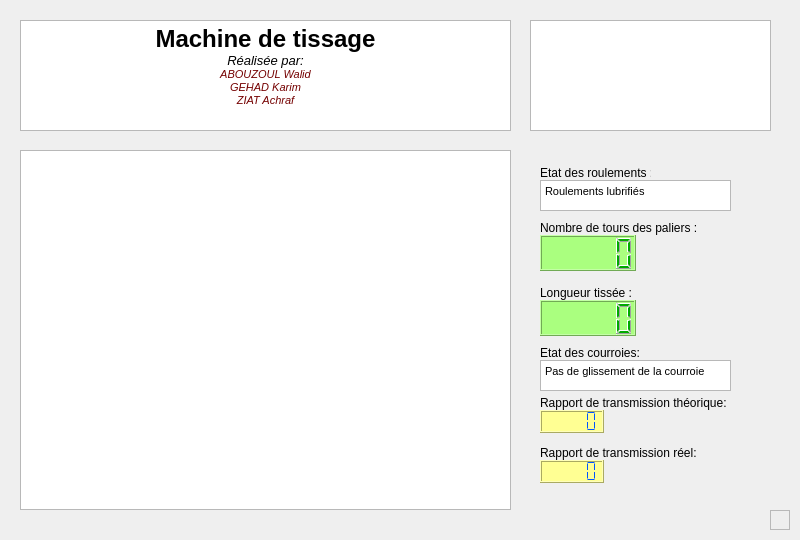
<?xml version="1.0" encoding="UTF-8"?>
<ui version="4.0">
 <class>Widget</class>
 <widget class="QWidget" name="Widget">
  <property name="geometry">
   <rect>
    <x>0</x>
    <y>0</y>
    <width>800</width>
    <height>540</height>
   </rect>
  </property>
  <property name="sizePolicy">
   <sizepolicy hsizetype="Minimum" vsizetype="Preferred">
    <horstretch>0</horstretch>
    <verstretch>0</verstretch>
   </sizepolicy>
  </property>
  <property name="windowTitle">
   <string>Machine de tissage</string>
  </property>
  <property name="windowIcon">
   <iconset>
    <normaloff>../../../docs/Interface/QT/Ressources/loom-network-loom4991.jpg</normaloff>../../../docs/Interface/QT/Ressources/loom-network-loom4991.jpg</iconset>
  </property>
  <widget class="PlotWidget" name="graph">
   <property name="geometry">
    <rect>
     <x>20</x>
     <y>150</y>
     <width>491</width>
     <height>360</height>
    </rect>
   </property>
   <property name="styleSheet">
    <string notr="true"/>
   </property>
  </widget>
  <widget class="QLabel" name="labelValeurBrute_2">
   <property name="geometry">
    <rect>
     <x>540</x>
     <y>285</y>
     <width>101</width>
     <height>16</height>
    </rect>
   </property>
   <property name="text">
    <string>Longueur tissée :</string>
   </property>
  </widget>
  <widget class="QTextEdit" name="title_2">
   <property name="geometry">
    <rect>
     <x>530</x>
     <y>20</y>
     <width>241</width>
     <height>111</height>
    </rect>
   </property>
   <property name="html">
    <string>&lt;!DOCTYPE HTML PUBLIC &quot;-//W3C//DTD HTML 4.0//EN&quot; &quot;http://www.w3.org/TR/REC-html40/strict.dtd&quot;&gt;
&lt;html&gt;&lt;head&gt;&lt;meta name=&quot;qrichtext&quot; content=&quot;1&quot; /&gt;&lt;style type=&quot;text/css&quot;&gt;
p, li { white-space: pre-wrap; }
&lt;/style&gt;&lt;/head&gt;&lt;body style=&quot; font-family:'MS Shell Dlg 2'; font-size:8.1pt; font-weight:400; font-style:normal;&quot;&gt;
&lt;p style=&quot;-qt-paragraph-type:empty; margin-top:0px; margin-bottom:0px; margin-left:0px; margin-right:0px; -qt-block-indent:0; text-indent:0px; font-family:'Segoe UI'; font-size:9pt;&quot;&gt;&lt;br /&gt;&lt;/p&gt;
&lt;p style=&quot;-qt-paragraph-type:empty; margin-top:0px; margin-bottom:0px; margin-left:0px; margin-right:0px; -qt-block-indent:0; text-indent:0px; font-family:'Segoe UI'; font-size:9pt;&quot;&gt;&lt;br /&gt;&lt;/p&gt;&lt;/body&gt;&lt;/html&gt;</string>
   </property>
  </widget>
  <widget class="QTextEdit" name="title">
   <property name="geometry">
    <rect>
     <x>20</x>
     <y>20</y>
     <width>491</width>
     <height>111</height>
    </rect>
   </property>
   <property name="autoFillBackground">
    <bool>false</bool>
   </property>
   <property name="html">
    <string>&lt;!DOCTYPE HTML PUBLIC &quot;-//W3C//DTD HTML 4.0//EN&quot; &quot;http://www.w3.org/TR/REC-html40/strict.dtd&quot;&gt;
&lt;html&gt;&lt;head&gt;&lt;meta name=&quot;qrichtext&quot; content=&quot;1&quot; /&gt;&lt;style type=&quot;text/css&quot;&gt;
p, li { white-space: pre-wrap; }
&lt;/style&gt;&lt;/head&gt;&lt;body style=&quot; font-family:'MS Shell Dlg 2'; font-size:8.1pt; font-weight:400; font-style:normal;&quot;&gt;
&lt;p align=&quot;center&quot; style=&quot; margin-top:0px; margin-bottom:0px; margin-left:0px; margin-right:0px; -qt-block-indent:0; text-indent:0px;&quot;&gt;&lt;span style=&quot; font-family:'Segoe UI'; font-size:18pt; font-weight:696;&quot;&gt;Machine de tissage&lt;/span&gt;&lt;/p&gt;
&lt;p align=&quot;center&quot; style=&quot; margin-top:0px; margin-bottom:0px; margin-left:0px; margin-right:0px; -qt-block-indent:0; text-indent:0px;&quot;&gt;&lt;span style=&quot; font-family:'Segoe UI'; font-size:10pt; font-style:italic;&quot;&gt;Réalisée par:&lt;/span&gt;&lt;/p&gt;
&lt;p align=&quot;center&quot; style=&quot; margin-top:0px; margin-bottom:0px; margin-left:0px; margin-right:0px; -qt-block-indent:0; text-indent:0px;&quot;&gt;&lt;span style=&quot; font-family:'Segoe UI'; font-size:8pt; font-style:italic; color:#740000;&quot;&gt;ABOUZOUL Walid&lt;/span&gt;&lt;/p&gt;
&lt;p align=&quot;center&quot; style=&quot; margin-top:0px; margin-bottom:0px; margin-left:0px; margin-right:0px; -qt-block-indent:0; text-indent:0px;&quot;&gt;&lt;span style=&quot; font-family:'Segoe UI'; font-size:8pt; font-style:italic; color:#740000;&quot;&gt;GEHAD Karim&lt;/span&gt;&lt;/p&gt;
&lt;p align=&quot;center&quot; style=&quot; margin-top:0px; margin-bottom:0px; margin-left:0px; margin-right:0px; -qt-block-indent:0; text-indent:0px;&quot;&gt;&lt;span style=&quot; font-family:'Segoe UI'; font-size:8pt; font-style:italic; color:#740000;&quot;&gt;ZIAT Achraf&lt;/span&gt;&lt;/p&gt;&lt;/body&gt;&lt;/html&gt;</string>
   </property>
  </widget>
  <widget class="QLCDNumber" name="lcdNumberValeurBrute">
   <property name="geometry">
    <rect>
     <x>540</x>
     <y>235</y>
     <width>96</width>
     <height>36</height>
    </rect>
   </property>
   <property name="styleSheet">
    <string notr="true">background-color: rgb(170, 255, 127);
color: rgb(0, 170, 0);</string>
   </property>
   <property name="smallDecimalPoint">
    <bool>false</bool>
   </property>
  </widget>
  <widget class="QLabel" name="labelUnite">
   <property name="geometry">
    <rect>
     <x>540</x>
     <y>165</y>
     <width>111</width>
     <height>16</height>
    </rect>
   </property>
   <property name="text">
    <string>Etat des roulements :</string>
   </property>
  </widget>
  <widget class="QTextBrowser" name="textBrowser">
   <property name="geometry">
    <rect>
     <x>540</x>
     <y>180</y>
     <width>191</width>
     <height>31</height>
    </rect>
   </property>
   <property name="html">
    <string>&lt;!DOCTYPE HTML PUBLIC &quot;-//W3C//DTD HTML 4.0//EN&quot; &quot;http://www.w3.org/TR/REC-html40/strict.dtd&quot;&gt;
&lt;html&gt;&lt;head&gt;&lt;meta name=&quot;qrichtext&quot; content=&quot;1&quot; /&gt;&lt;style type=&quot;text/css&quot;&gt;
p, li { white-space: pre-wrap; }
&lt;/style&gt;&lt;/head&gt;&lt;body style=&quot; font-family:'MS Shell Dlg 2'; font-size:8.1pt; font-weight:400; font-style:normal;&quot;&gt;
&lt;p style=&quot; margin-top:0px; margin-bottom:0px; margin-left:0px; margin-right:0px; -qt-block-indent:0; text-indent:0px;&quot;&gt;&lt;span style=&quot; font-family:'Segoe UI'; font-size:8pt;&quot;&gt;Roulements lubrifiés&lt;/span&gt;&lt;/p&gt;&lt;/body&gt;&lt;/html&gt;</string>
   </property>
  </widget>
  <widget class="QLCDNumber" name="lcdNumberValeurBrute_2">
   <property name="geometry">
    <rect>
     <x>540</x>
     <y>300</y>
     <width>96</width>
     <height>36</height>
    </rect>
   </property>
   <property name="styleSheet">
    <string notr="true">background-color: rgb(170, 255, 127);
color: rgb(0, 170, 0);</string>
   </property>
   <property name="smallDecimalPoint">
    <bool>false</bool>
   </property>
  </widget>
  <widget class="QLabel" name="labelLubrification">
   <property name="geometry">
    <rect>
     <x>540</x>
     <y>220</y>
     <width>161</width>
     <height>16</height>
    </rect>
   </property>
   <property name="text">
    <string>Nombre de tours des paliers :</string>
   </property>
  </widget>
  <widget class="QFrame" name="frame">
   <property name="geometry">
    <rect>
     <x>770</x>
     <y>510</y>
     <width>20</width>
     <height>20</height>
    </rect>
   </property>
   <property name="maximumSize">
    <size>
     <width>20</width>
     <height>20</height>
    </size>
   </property>
   <property name="palette">
    <palette>
     <active>
      <colorrole role="WindowText">
       <brush brushstyle="SolidPattern">
        <color alpha="255">
         <red>255</red>
         <green>255</green>
         <blue>255</blue>
        </color>
       </brush>
      </colorrole>
      <colorrole role="Button">
       <brush brushstyle="SolidPattern">
        <color alpha="255">
         <red>43</red>
         <green>43</green>
         <blue>43</blue>
        </color>
       </brush>
      </colorrole>
      <colorrole role="Light">
       <brush brushstyle="SolidPattern">
        <color alpha="255">
         <red>64</red>
         <green>64</green>
         <blue>64</blue>
        </color>
       </brush>
      </colorrole>
      <colorrole role="Midlight">
       <brush brushstyle="SolidPattern">
        <color alpha="255">
         <red>53</red>
         <green>53</green>
         <blue>53</blue>
        </color>
       </brush>
      </colorrole>
      <colorrole role="Dark">
       <brush brushstyle="SolidPattern">
        <color alpha="255">
         <red>21</red>
         <green>21</green>
         <blue>21</blue>
        </color>
       </brush>
      </colorrole>
      <colorrole role="Mid">
       <brush brushstyle="SolidPattern">
        <color alpha="255">
         <red>29</red>
         <green>29</green>
         <blue>29</blue>
        </color>
       </brush>
      </colorrole>
      <colorrole role="Text">
       <brush brushstyle="SolidPattern">
        <color alpha="255">
         <red>255</red>
         <green>255</green>
         <blue>255</blue>
        </color>
       </brush>
      </colorrole>
      <colorrole role="BrightText">
       <brush brushstyle="SolidPattern">
        <color alpha="255">
         <red>255</red>
         <green>255</green>
         <blue>255</blue>
        </color>
       </brush>
      </colorrole>
      <colorrole role="ButtonText">
       <brush brushstyle="SolidPattern">
        <color alpha="255">
         <red>255</red>
         <green>255</green>
         <blue>255</blue>
        </color>
       </brush>
      </colorrole>
      <colorrole role="Base">
       <brush brushstyle="SolidPattern">
        <color alpha="255">
         <red>0</red>
         <green>0</green>
         <blue>0</blue>
        </color>
       </brush>
      </colorrole>
      <colorrole role="Window">
       <brush brushstyle="SolidPattern">
        <color alpha="255">
         <red>43</red>
         <green>43</green>
         <blue>43</blue>
        </color>
       </brush>
      </colorrole>
      <colorrole role="Shadow">
       <brush brushstyle="SolidPattern">
        <color alpha="255">
         <red>0</red>
         <green>0</green>
         <blue>0</blue>
        </color>
       </brush>
      </colorrole>
      <colorrole role="AlternateBase">
       <brush brushstyle="SolidPattern">
        <color alpha="255">
         <red>21</red>
         <green>21</green>
         <blue>21</blue>
        </color>
       </brush>
      </colorrole>
      <colorrole role="ToolTipBase">
       <brush brushstyle="SolidPattern">
        <color alpha="255">
         <red>255</red>
         <green>255</green>
         <blue>220</blue>
        </color>
       </brush>
      </colorrole>
      <colorrole role="ToolTipText">
       <brush brushstyle="SolidPattern">
        <color alpha="255">
         <red>0</red>
         <green>0</green>
         <blue>0</blue>
        </color>
       </brush>
      </colorrole>
      <colorrole role="PlaceholderText">
       <brush brushstyle="NoBrush">
        <color alpha="128">
         <red>255</red>
         <green>255</green>
         <blue>255</blue>
        </color>
       </brush>
      </colorrole>
     </active>
     <inactive>
      <colorrole role="WindowText">
       <brush brushstyle="SolidPattern">
        <color alpha="255">
         <red>0</red>
         <green>0</green>
         <blue>0</blue>
        </color>
       </brush>
      </colorrole>
      <colorrole role="Button">
       <brush brushstyle="SolidPattern">
        <color alpha="255">
         <red>240</red>
         <green>240</green>
         <blue>240</blue>
        </color>
       </brush>
      </colorrole>
      <colorrole role="Light">
       <brush brushstyle="SolidPattern">
        <color alpha="255">
         <red>255</red>
         <green>255</green>
         <blue>255</blue>
        </color>
       </brush>
      </colorrole>
      <colorrole role="Midlight">
       <brush brushstyle="SolidPattern">
        <color alpha="255">
         <red>227</red>
         <green>227</green>
         <blue>227</blue>
        </color>
       </brush>
      </colorrole>
      <colorrole role="Dark">
       <brush brushstyle="SolidPattern">
        <color alpha="255">
         <red>160</red>
         <green>160</green>
         <blue>160</blue>
        </color>
       </brush>
      </colorrole>
      <colorrole role="Mid">
       <brush brushstyle="SolidPattern">
        <color alpha="255">
         <red>160</red>
         <green>160</green>
         <blue>160</blue>
        </color>
       </brush>
      </colorrole>
      <colorrole role="Text">
       <brush brushstyle="SolidPattern">
        <color alpha="255">
         <red>0</red>
         <green>0</green>
         <blue>0</blue>
        </color>
       </brush>
      </colorrole>
      <colorrole role="BrightText">
       <brush brushstyle="SolidPattern">
        <color alpha="255">
         <red>255</red>
         <green>255</green>
         <blue>255</blue>
        </color>
       </brush>
      </colorrole>
      <colorrole role="ButtonText">
       <brush brushstyle="SolidPattern">
        <color alpha="255">
         <red>0</red>
         <green>0</green>
         <blue>0</blue>
        </color>
       </brush>
      </colorrole>
      <colorrole role="Base">
       <brush brushstyle="SolidPattern">
        <color alpha="255">
         <red>255</red>
         <green>255</green>
         <blue>255</blue>
        </color>
       </brush>
      </colorrole>
      <colorrole role="Window">
       <brush brushstyle="SolidPattern">
        <color alpha="255">
         <red>240</red>
         <green>240</green>
         <blue>240</blue>
        </color>
       </brush>
      </colorrole>
      <colorrole role="Shadow">
       <brush brushstyle="SolidPattern">
        <color alpha="255">
         <red>105</red>
         <green>105</green>
         <blue>105</blue>
        </color>
       </brush>
      </colorrole>
      <colorrole role="AlternateBase">
       <brush brushstyle="SolidPattern">
        <color alpha="255">
         <red>245</red>
         <green>245</green>
         <blue>245</blue>
        </color>
       </brush>
      </colorrole>
      <colorrole role="ToolTipBase">
       <brush brushstyle="SolidPattern">
        <color alpha="255">
         <red>255</red>
         <green>255</green>
         <blue>220</blue>
        </color>
       </brush>
      </colorrole>
      <colorrole role="ToolTipText">
       <brush brushstyle="SolidPattern">
        <color alpha="255">
         <red>0</red>
         <green>0</green>
         <blue>0</blue>
        </color>
       </brush>
      </colorrole>
      <colorrole role="PlaceholderText">
       <brush brushstyle="NoBrush">
        <color alpha="128">
         <red>255</red>
         <green>255</green>
         <blue>255</blue>
        </color>
       </brush>
      </colorrole>
     </inactive>
     <disabled>
      <colorrole role="WindowText">
       <brush brushstyle="SolidPattern">
        <color alpha="255">
         <red>21</red>
         <green>21</green>
         <blue>21</blue>
        </color>
       </brush>
      </colorrole>
      <colorrole role="Button">
       <brush brushstyle="SolidPattern">
        <color alpha="255">
         <red>43</red>
         <green>43</green>
         <blue>43</blue>
        </color>
       </brush>
      </colorrole>
      <colorrole role="Light">
       <brush brushstyle="SolidPattern">
        <color alpha="255">
         <red>64</red>
         <green>64</green>
         <blue>64</blue>
        </color>
       </brush>
      </colorrole>
      <colorrole role="Midlight">
       <brush brushstyle="SolidPattern">
        <color alpha="255">
         <red>53</red>
         <green>53</green>
         <blue>53</blue>
        </color>
       </brush>
      </colorrole>
      <colorrole role="Dark">
       <brush brushstyle="SolidPattern">
        <color alpha="255">
         <red>21</red>
         <green>21</green>
         <blue>21</blue>
        </color>
       </brush>
      </colorrole>
      <colorrole role="Mid">
       <brush brushstyle="SolidPattern">
        <color alpha="255">
         <red>29</red>
         <green>29</green>
         <blue>29</blue>
        </color>
       </brush>
      </colorrole>
      <colorrole role="Text">
       <brush brushstyle="SolidPattern">
        <color alpha="255">
         <red>21</red>
         <green>21</green>
         <blue>21</blue>
        </color>
       </brush>
      </colorrole>
      <colorrole role="BrightText">
       <brush brushstyle="SolidPattern">
        <color alpha="255">
         <red>255</red>
         <green>255</green>
         <blue>255</blue>
        </color>
       </brush>
      </colorrole>
      <colorrole role="ButtonText">
       <brush brushstyle="SolidPattern">
        <color alpha="255">
         <red>21</red>
         <green>21</green>
         <blue>21</blue>
        </color>
       </brush>
      </colorrole>
      <colorrole role="Base">
       <brush brushstyle="SolidPattern">
        <color alpha="255">
         <red>43</red>
         <green>43</green>
         <blue>43</blue>
        </color>
       </brush>
      </colorrole>
      <colorrole role="Window">
       <brush brushstyle="SolidPattern">
        <color alpha="255">
         <red>43</red>
         <green>43</green>
         <blue>43</blue>
        </color>
       </brush>
      </colorrole>
      <colorrole role="Shadow">
       <brush brushstyle="SolidPattern">
        <color alpha="255">
         <red>0</red>
         <green>0</green>
         <blue>0</blue>
        </color>
       </brush>
      </colorrole>
      <colorrole role="AlternateBase">
       <brush brushstyle="SolidPattern">
        <color alpha="255">
         <red>245</red>
         <green>245</green>
         <blue>245</blue>
        </color>
       </brush>
      </colorrole>
      <colorrole role="ToolTipBase">
       <brush brushstyle="SolidPattern">
        <color alpha="255">
         <red>255</red>
         <green>255</green>
         <blue>220</blue>
        </color>
       </brush>
      </colorrole>
      <colorrole role="ToolTipText">
       <brush brushstyle="SolidPattern">
        <color alpha="255">
         <red>0</red>
         <green>0</green>
         <blue>0</blue>
        </color>
       </brush>
      </colorrole>
      <colorrole role="PlaceholderText">
       <brush brushstyle="NoBrush">
        <color alpha="128">
         <red>255</red>
         <green>255</green>
         <blue>255</blue>
        </color>
       </brush>
      </colorrole>
     </disabled>
    </palette>
   </property>
   <property name="frameShape">
    <enum>QFrame::StyledPanel</enum>
   </property>
   <property name="frameShadow">
    <enum>QFrame::Raised</enum>
   </property>
  </widget>
  <widget class="QLabel" name="labelUnite_2">
   <property name="geometry">
    <rect>
     <x>540</x>
     <y>345</y>
     <width>111</width>
     <height>16</height>
    </rect>
   </property>
   <property name="text">
    <string>Etat des courroies:</string>
   </property>
  </widget>
  <widget class="QLCDNumber" name="lcdNumberDelaiMesure_2">
   <property name="geometry">
    <rect>
     <x>540</x>
     <y>460</y>
     <width>64</width>
     <height>23</height>
    </rect>
   </property>
   <property name="styleSheet">
    <string notr="true">background-color: rgb(255, 255, 147);
color: rgb(0, 85, 255);</string>
   </property>
   <property name="midLineWidth">
    <number>0</number>
   </property>
   <property name="segmentStyle">
    <enum>QLCDNumber::Flat</enum>
   </property>
   <property name="value" stdset="0">
    <double>0.000000000000000</double>
   </property>
  </widget>
  <widget class="QLabel" name="labelRapportTh">
   <property name="geometry">
    <rect>
     <x>540</x>
     <y>395</y>
     <width>191</width>
     <height>16</height>
    </rect>
   </property>
   <property name="text">
    <string>Rapport de transmission théorique:</string>
   </property>
  </widget>
  <widget class="QTextBrowser" name="textBrowser_2">
   <property name="geometry">
    <rect>
     <x>540</x>
     <y>360</y>
     <width>191</width>
     <height>31</height>
    </rect>
   </property>
   <property name="html">
    <string>&lt;!DOCTYPE HTML PUBLIC &quot;-//W3C//DTD HTML 4.0//EN&quot; &quot;http://www.w3.org/TR/REC-html40/strict.dtd&quot;&gt;
&lt;html&gt;&lt;head&gt;&lt;meta name=&quot;qrichtext&quot; content=&quot;1&quot; /&gt;&lt;style type=&quot;text/css&quot;&gt;
p, li { white-space: pre-wrap; }
&lt;/style&gt;&lt;/head&gt;&lt;body style=&quot; font-family:'MS Shell Dlg 2'; font-size:8.1pt; font-weight:400; font-style:normal;&quot;&gt;
&lt;p style=&quot; margin-top:0px; margin-bottom:0px; margin-left:0px; margin-right:0px; -qt-block-indent:0; text-indent:0px;&quot;&gt;&lt;span style=&quot; font-family:'Segoe UI'; font-size:8pt;&quot;&gt;Pas de glissement de la courroie&lt;/span&gt;&lt;/p&gt;&lt;/body&gt;&lt;/html&gt;</string>
   </property>
  </widget>
  <widget class="QLabel" name="labelRapportReel">
   <property name="geometry">
    <rect>
     <x>540</x>
     <y>445</y>
     <width>161</width>
     <height>16</height>
    </rect>
   </property>
   <property name="text">
    <string>Rapport de transmission réel:</string>
   </property>
  </widget>
  <widget class="QLCDNumber" name="lcdNumberDelaiMesure">
   <property name="geometry">
    <rect>
     <x>540</x>
     <y>410</y>
     <width>64</width>
     <height>23</height>
    </rect>
   </property>
   <property name="styleSheet">
    <string notr="true">background-color: rgb(255, 255, 147);
color: rgb(0, 85, 255);</string>
   </property>
   <property name="midLineWidth">
    <number>0</number>
   </property>
   <property name="segmentStyle">
    <enum>QLCDNumber::Flat</enum>
   </property>
   <property name="value" stdset="0">
    <double>0.000000000000000</double>
   </property>
  </widget>
 </widget>
 <customwidgets>
  <customwidget>
   <class>PlotWidget</class>
   <extends>QGraphicsView</extends>
   <header>pyqtgraph</header>
  </customwidget>
 </customwidgets>
 <resources/>
 <connections/>
</ui>
